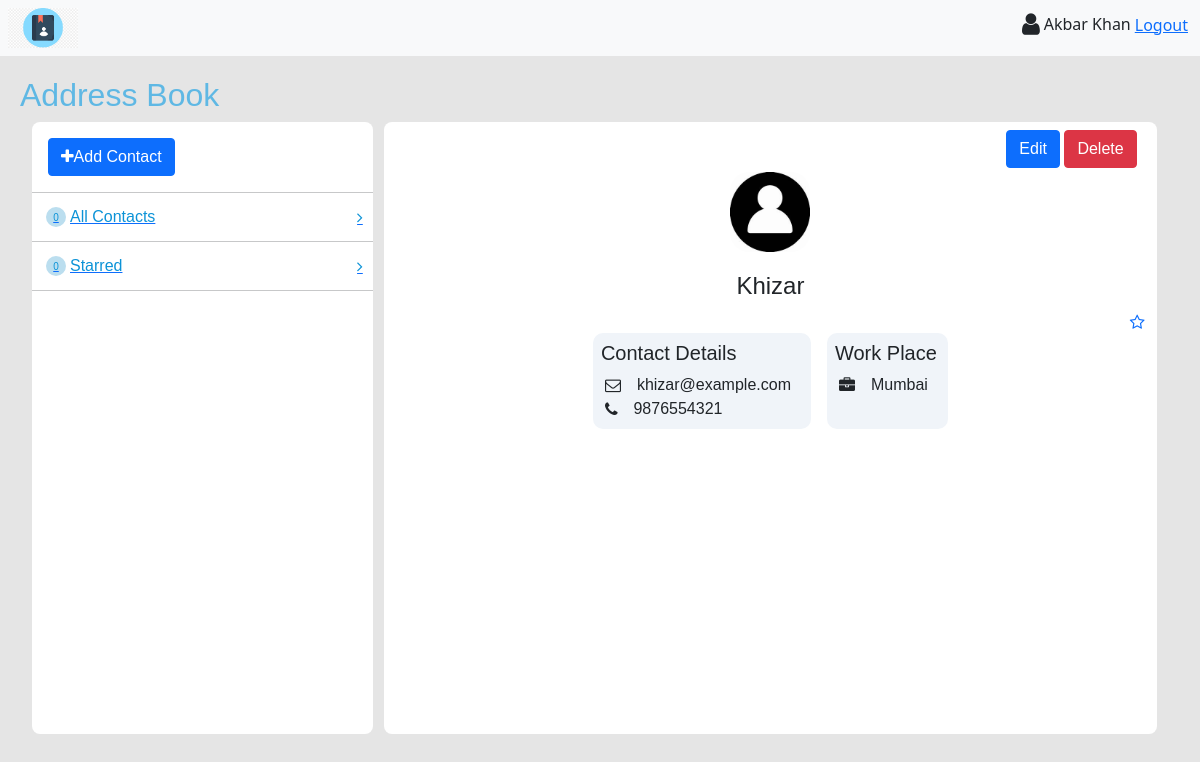
The app's page /contacts/3/profile/ (signed in) with its own data.
### book/models.py (models this page shows, shortened)
class Contact(models.Model):
    name = models.CharField(max_length=50)
    email = models.EmailField(blank=True)
    phone_no = models.CharField(max_length=100)
    address = models.CharField(max_length=200, blank=True)
    image = models.ImageField(upload_to="contacts", blank=True)
    starred = models.BooleanField(default=False)
    user = models.ForeignKey(User, on_delete=models.CASCADE)
    @property
    def email_list(self):
        return self.email.split(",")
    @property
    def phone_no_list(self):
        return self.phone_no.split(",")
    @property
    def address_list(self):
        return self.address.split(",")

### book/views.py (the view)
@method_decorator(login_required(login_url="login"), name="dispatch")
class ContactDetail(DetailView):
    model = Contact
    context_object_name = "contact"
    template_name = "information.html"
    def get_context_data(self, **kwargs):
        context = super().get_context_data(**kwargs)
        context["total_contacts"] = len(
            list(Contact.objects.filter(user=self.request.user))
        )
        context["total_starred"] = len(
            list(Contact.objects.filter(user=self.request.user, starred=True))
        )
        return context

### book/templates/information.html (shortened to what this page needs)
{% extends 'base2.html' %}
{% block app_content %}
<div class="container-fluid" id="contactcard">
    <div class="position-relative">
        <div class="position-absolute top-0 end-0 m-2">
            <button type="button" class="btn btn-primary" data-bs-toggle="modal" data-bs-target="#exampleModal1">
                Edit
            </button>
            <a href="{% url 'contact-delete' contact.pk %}" class="btn btn-danger">Delete</a>
        </div>
    </div>
    {% if contact.image %}
        <img src="{{contact.image.url}}" alt="" id="profile-img">
    {% else %}
        <img src="/static/images/contact.jpeg" alt="" id="profile-img">
    {% endif %}
    <h4 class="text-center">{{contact.name}}</h4>
    <div class="position-relative">
        <a href="{% url 'mark-star' contact.pk %}" class="position-absolute end-0">
            {% if contact.starred %}
                <i class="fa fa-star-o" aria-hidden="true" style="color: yellow;"></i>
            {% else %}
                <i class="fa fa-star-o" aria-hidden="true"></i>
            {% endif %}
        </a>
    </div>
    <div class="d-flex justify-content-center mt-4">
        <div class="custom-card m-2 p-2">
            <h5>Contact Details</h5>
            {% for email in contact.email_list %}
                <div class="d-flex">
                    <i class="fa fa-envelope-o m-1" aria-hidden="true"></i>
                    <p class="container-fluid m-0">{{email}}</p>
                </div>
            {% endfor %}
            {% for phone in contact.phone_no_list %}
                <div class="d-flex">
                    <i class="fa fa-phone m-1" aria-hidden="true"></i>
                    <p class="container-fluid m-0">{{phone}}</p>
                </div>
            {% endfor %}
        </div>
        <div class="custom-card m-2 p-2">
            <h5>Work Place</h5>
            {% for address in contact.address_list %}
                <div class="d-flex">
                    <i class="fa fa-briefcase m-1" aria-hidden="true"></i>
                    <p class="container-fluid m-0">{{address}}</p>
                </div>
            {% endfor %}
        </div>
    </div>
</div>
{% endblock %}

### book/templates/base.html (shortened to what this page needs)
{% extends 'core.html' %}
{% block content %}
<section class="container-fluid d-flex bg-light justify-content-between p-2">
    <img src="/static/images/logo.jpg" alt="" id="logo-img">
    <div id="navtab">
        <div class="d-inline-flex align-items-center">
            <i class="fa fa-user m-1 font-25" aria-hidden="true"></i>
            {% if request.user.is_authenticated %}
                <h6 class="m-0">{{request.user.get_full_name}}</h6>
                <a href="{% url 'logout' %}" class="m-1">Logout</a>
            {% else %}
                <a href="{% url 'login' %}" class="m-1">Login</a>
                <a href="{% url 'signup' %}" class="m-1">Sign Up</a>
            {% endif %}
        </div>
    </div>
</section>
{% block content2 %}{% endblock %}
{% endblock %}

### static/css/styles.css (style rules this page uses)
* { margin: 0px; padding: 0px; }
:root { --bg-color: rgb(187, 222, 239); --color: rgb(12, 147, 215); }
body { background-color: #e5e5e5; }
.font-25 { font-size: 25px; }
#logo-img { height: 40px; width: 70px; background-repeat: no-repeat; background-color: transparent; }
#contactcard { width: 68%; background-color: white; border-radius: 8px; }
#contactcard h4 { margin: 10px; }
#profile-img { display: block; height: 80px; width: 80px; margin: auto; margin-top: 50px; margin-bottom: 20px; border-radius: 20px; }
.custom-card { background-color: #f0f4f9; border-radius: 10px; }

### records on screen
Contact: name "Khizar", email_list "khizar@example.com", phone_no_list "9876554321", address_list "Mumbai"

### other values on screen
{{ request.user.get_full_name }} "Akbar Khan"
{{ total_contacts }} "0"
{{ total_starred }} "0"
